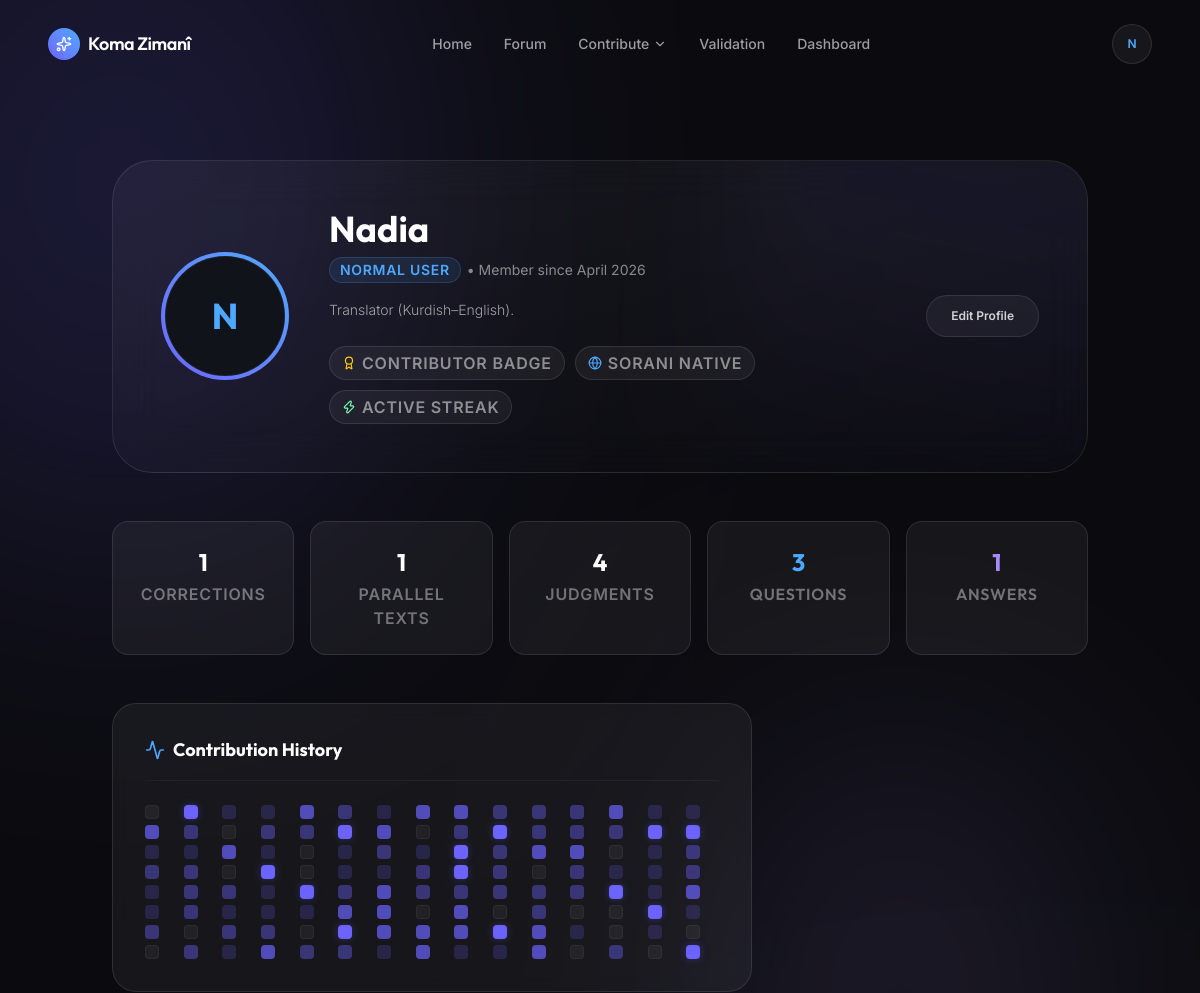
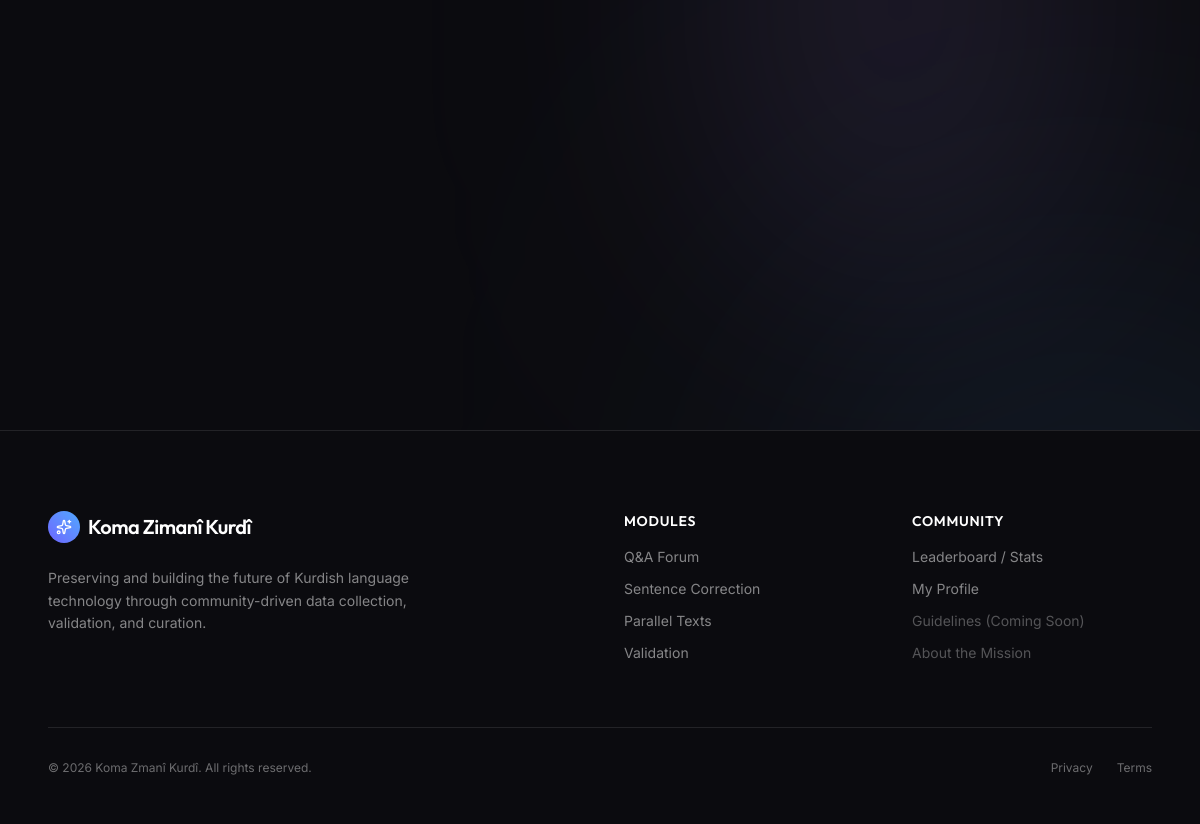
The page /accounts/profile/ (signed in) on the database its author committed (2 pictures, top to bottom).
### accounts/models.py (models this page shows, shortened)
class User(AbstractUser):
    ROLE_CHOICES = (
        ('normal_user', 'Normal User'),
        ('moderator', 'Moderator'),
        ('admin', 'Admin'),
    )
    role = models.CharField(max_length=20, choices=ROLE_CHOICES, default='normal_user')
    bio = models.TextField(blank=True, null=True, help_text="Short bio about the contributor")
    profile_image = models.ImageField(upload_to='profile_images/', blank=True, null=True)
    @property
    def is_moderator(self):
        return self.role in ['moderator', 'admin'] or self.is_staff or self.is_superuser
    @property
    def is_site_admin(self):
        return self.role == 'admin' or self.is_superuser

### accounts/views.py (the view)
# urls.py: path('profile/', views.profile, name='profile'),
@login_required
def profile(request):
    return render(request, 'accounts/profile.html', {'profile_user': request.user})

### templates/accounts/profile.html (shortened to what this page needs)
{% extends "base.html" %}
{% block content %}
    <div class="max-w-5xl mx-auto px-6 pt-16 pb-20">
        <div class="reveal-up relative rounded-[2.5rem] bg-gradient-to-br from-white/5 to-transparent border border-white/10 p-8 md:p-12 overflow-hidden mb-12 backdrop-blur-xl">
            <div class="absolute top-[-20%] right-[-10%] w-[50%] h-[150%] bg-gradient-to-b from-[#6C63FF]/10 to-transparent rotate-12 blur-3xl pointer-events-none"></div>
            <div class="relative z-10 flex flex-col md:flex-row items-center gap-10">
                <div class="w-32 h-32 rounded-full p-1 bg-gradient-to-tr from-[#6C63FF] to-[#4DA8FF] shrink-0">
                    <div class="w-full h-full rounded-full bg-[#11131A] flex items-center justify-center text-4xl overflow-hidden relative border border-white/5">
                        {% if profile_user.profile_image %}
                            <img src="{{ profile_user.profile_image.url }}" alt="{{ profile_user.username }}" class="w-full h-full object-cover" width="128" height="128">
                        {% else %}
                            <span class="font-outfit font-bold text-[#4DA8FF]">{{ profile_user.username|first|upper }}</span>
                        {% endif %}
                    </div>
                </div>
                <div class="flex-1 text-center md:text-left">
                    <h1 class="text-4xl font-outfit font-bold text-white mb-2">{{ profile_user.get_full_name|default:profile_user.username }}</h1>
                    <p class="text-white/50 text-sm font-sans mb-4 flex items-center justify-center md:justify-start gap-1.5">
                        <span class="px-2.5 py-0.5 rounded-full text-2xs font-semibold uppercase tracking-wider
                            {% if profile_user.role == 'admin' %}bg-red-500/10 border border-red-500/25 text-red-400{% elif profile_user.role == 'moderator' %}bg-emerald-500/10 border border-emerald-500/25 text-emerald-400{% else %}bg-[#4DA8FF]/10 border border-[#4DA8FF]/20 text-[#4DA8FF]{% endif %}">
                            {{ profile_user.get_role_display }}
                        </span>
                        • Member since {{ profile_user.date_joined|date:"F Y" }}
                    </p>
                    {% if profile_user.bio %}
                        <p class="text-white/60 text-sm leading-relaxed mb-6 font-sans font-light max-w-xl">{{ profile_user.bio }}</p>
                    {% else %}
                        <p class="text-white/30 text-xs italic mb-6 font-sans">No biography description set.</p>
                    {% endif %}
                    <div class="flex flex-wrap justify-center md:justify-start gap-2.5">
                        <span class="px-3 py-1 rounded-full bg-white/5 border border-white/10 text-2xs uppercase tracking-wider font-semibold text-white/50 flex items-center gap-1.5"><i data-lucide="award" class="text-yellow-400 w-3.5 h-3.5"></i> Contributor Badge</span>
                        <span class="px-3 py-1 rounded-full bg-white/5 border border-white/10 text-2xs uppercase tracking-wider font-semibold text-white/50 flex items-center gap-1.5"><i data-lucide="globe" class="text-[#4DA8FF] w-3.5 h-3.5"></i> Sorani Native</span>
                        <span class="px-3 py-1 rounded-full bg-white/5 border border-white/10 text-2xs uppercase tracking-wider font-semibold text-white/50 flex items-center gap-1.5"><i data-lucide="zap" class="text-[#7CFFB2] w-3.5 h-3.5"></i> Active Streak</span>
                    </div>
                </div>
                {% if request.user == profile_user %}
                    <div class="shrink-0">
                        <a href="{% url 'profile_edit' %}" class="px-6 py-3 rounded-full bg-white/5 text-white/80 border border-white/10 text-xs font-semibold hover:bg-white/10 transition-colors inline-block">
                            Edit Profile
                        </a>
                    </div>
                {% endif %}
            </div>
        </div>
        <div class="grid grid-cols-2 md:grid-cols-5 gap-4 mb-12 reveal-up">
            <div class="p-6 rounded-2xl bg-white/5 border border-white/10 text-center">
                <span class="text-2xl font-outfit font-bold text-white mb-1 block">{{ profile_user.correction_submissions.count }}</span>
                <span class="text-2xs uppercase text-white/40 tracking-wider font-semibold">Corrections</span>
            </div>
            <div class="p-6 rounded-2xl bg-white/5 border border-white/10 text-center">
                <span class="text-2xl font-outfit font-bold text-white mb-1 block">{{ profile_user.parallel_text_submissions.count }}</span>
                <span class="text-2xs uppercase text-white/40 tracking-wider font-semibold">Parallel Texts</span>
            </div>
            <div class="p-6 rounded-2xl bg-white/5 border border-white/10 text-center">
                <span class="text-2xl font-outfit font-bold text-white mb-1 block">{{ profile_user.judgment_submissions.count }}</span>
                <span class="text-2xs uppercase text-white/40 tracking-wider font-semibold">Judgments</span>
            </div>
            <div class="p-6 rounded-2xl bg-white/5 border border-white/10 text-center">
                <span class="text-2xl font-outfit font-bold text-[#4DA8FF] mb-1 block">{{ profile_user.questions.count }}</span>
                <span class="text-2xs uppercase text-white/40 tracking-wider font-semibold font-outfit">Questions</span>
            </div>
            <div class="p-6 rounded-2xl bg-white/5 border border-white/10 text-center">
                <span class="text-2xl font-outfit font-bold text-[#A78BFA] mb-1 block">{{ profile_user.answers.count }}</span>
                <span class="text-2xs uppercase text-white/40 tracking-wider font-semibold font-outfit">Answers</span>
            </div>
        </div>
        <div class="grid grid-cols-1 lg:grid-cols-3 gap-8">
            <div class="lg:col-span-2 flex flex-col gap-8">
                <div class="reveal-up p-8 rounded-3xl bg-white/5 border border-white/10 backdrop-blur-sm" data-delay="100">
                    <h3 class="text-lg font-outfit font-bold text-white mb-6 flex items-center gap-2 border-b border-white/5 pb-4">
                        <i data-lucide="activity" class="w-5 h-5 text-[#4DA8FF]"></i> Contribution History
                    </h3>
                    <div class="grid grid-cols-10 sm:grid-cols-15 gap-1.5" id="github-graph-container">
                    </div>
                </div>
            </div>
        </div>
    </div>
{% endblock content %}

### templates/base.html (shortened to what this page needs)
<!DOCTYPE html>
{% load static %}
<html lang="en">
<head>
    <link rel="stylesheet" href="{% static 'css/output.css' %}">
</head>
<body class="min-h-screen relative flex flex-col pt-24">
    <div class="fixed inset-0 overflow-hidden pointer-events-none z-[-1]">
        <div class="absolute top-[-10%] left-[-10%] w-[40%] h-[40%] bg-[#6C63FF] rounded-full mix-blend-screen filter blur-[150px] opacity-20 animate-pulse-slow"></div>
    </div>
    <nav id="navbar" class="fixed top-0 w-full z-50 transition-all duration-500 bg-transparent py-6">
        <div class="max-w-7xl mx-auto px-6 md:px-12 flex items-center justify-between">
            <a href="{% url 'home' %}" class="flex items-center gap-2 cursor-pointer group">
                <div class="w-8 h-8 rounded-full bg-gradient-to-tr from-[#6C63FF] to-[#4DA8FF] flex items-center justify-center group-hover:scale-110 transition-transform">
                    <i data-lucide="sparkles" class="text-white w-4 h-4"></i>
                </div>
                <span class="font-outfit font-semibold text-lg tracking-tight text-white">Koma Zimanî</span>
            </a>
            <div class="hidden md:flex items-center gap-8">
                <a href="{% url 'home' %}" class="nav-btn text-sm font-medium transition-colors hover:text-white {% if request.resolver_match.url_name == 'home' %}text-white font-semibold{% else %}text-white/60{% endif %}">Home</a>
                <a href="{% url 'question_list' %}" class="nav-btn text-sm font-medium transition-colors hover:text-white {% if 'forum' in request.path %}text-white font-semibold{% else %}text-white/60{% endif %}">Forum</a>
                <div class="relative dropdown-container">
                    <button class="flex items-center gap-1 nav-btn text-sm font-medium transition-colors hover:text-white {% if 'contribution' in request.path %}text-white font-semibold{% else %}text-white/60{% endif %}">
                        Contribute <i data-lucide="chevron-down" class="w-3.5 h-3.5"></i>
                    </button>
                </div>
                <a href="{% url 'validation_home' %}" class="nav-btn text-sm font-medium transition-colors hover:text-white {% if 'validation' in request.path %}text-white font-semibold{% else %}text-white/60{% endif %}">Validation</a>
                {% if user.is_authenticated %}
                    <a href="{% url 'dashboard' %}" class="nav-btn text-sm font-medium transition-colors hover:text-white {% if 'dashboard' in request.path %}text-white font-semibold{% else %}text-white/60{% endif %}">Dashboard</a>
                {% endif %}
            </div>
            <div class="flex items-center gap-4">
                {% if user.is_authenticated %}
                    <div class="relative dropdown-container">
                        <button class="w-10 h-10 rounded-full bg-white/5 border border-white/10 flex items-center justify-center hover:bg-white/10 hover:border-white/20 transition-all overflow-hidden focus:outline-none">
                            {% if user.profile_image %}
                                <img src="{{ user.profile_image.url }}" alt="Profile" class="w-full h-full object-cover" width="40" height="40" loading="lazy" decoding="async">
                            {% else %}
                                <span class="text-xs font-semibold text-[#4DA8FF]">{{ user.username|first|upper }}</span>
                            {% endif %}
                        </button>
                    </div>
                {% endif %}
            </div>
        </div>
    </nav>
    <main class="flex-1 w-full relative z-10">
        {% block content %}{% endblock content %}
    </main>
    <footer class="border-t border-white/10 bg-[#0B0B0F] pt-20 pb-12 mt-20 relative z-10">
        <div class="max-w-7xl mx-auto px-6 md:px-12">
            <div class="grid grid-cols-1 md:grid-cols-4 gap-12 mb-16">
                <div class="col-span-1 md:col-span-2">
                    <div class="flex items-center gap-2 mb-6">
                        <div class="w-8 h-8 rounded-full bg-gradient-to-tr from-[#6C63FF] to-[#4DA8FF] flex items-center justify-center">
                            <i data-lucide="sparkles" class="text-white w-4 h-4"></i>
                        </div>
                        <span class="font-outfit font-semibold text-xl tracking-tight text-white">Koma Zimanî Kurdî</span>
                    </div>
                    <p class="text-white/50 text-sm max-w-sm leading-relaxed">
                        Preserving and building the future of Kurdish language technology through community-driven data collection, validation, and curation.
                    </p>
                </div>
                <div>
                    <h4 class="text-white font-semibold text-sm tracking-wider uppercase mb-4 font-outfit">Modules</h4>
                    <ul class="space-y-3 text-sm text-white/50">
                        <li><a href="{% url 'question_list' %}" class="hover:text-white transition-colors">Q&A Forum</a></li>
                        <li><a href="{% url 'correct_this' %}" class="hover:text-white transition-colors">Sentence Correction</a></li>
                        <li><a href="{% url 'parallel_text' %}" class="hover:text-white transition-colors">Parallel Texts</a></li>
                        <li><a href="{% url 'validation_home' %}" class="hover:text-white transition-colors">Validation</a></li>
                    </ul>
                </div>
                <div>
                    <h4 class="text-white font-semibold text-sm tracking-wider uppercase mb-4 font-outfit">Community</h4>
                    <ul class="space-y-3 text-sm text-white/50">
                        {% if user.is_authenticated %}
                            <li><a href="{% url 'dashboard' %}" class="hover:text-white transition-colors">Leaderboard / Stats</a></li>
                            <li><a href="{% url 'profile' %}" class="hover:text-white transition-colors">My Profile</a></li>
                        {% endif %}
                        <li><span class="text-white/30 cursor-not-allowed">Guidelines (Coming Soon)</span></li>
                        <li><span class="text-white/30 cursor-not-allowed">About the Mission</span></li>
                    </ul>
                </div>
            </div>
            <div class="flex flex-col md:flex-row justify-between items-center pt-8 border-t border-white/10 text-xs text-white/40">
                <p>© 2026 Koma Zmanî Kurdî. All rights reserved.</p>
                <div class="flex gap-6 mt-4 md:mt-0">
                    <span class="hover:text-white transition-colors cursor-pointer">Privacy</span>
                    <span class="hover:text-white transition-colors cursor-pointer">Terms</span>
                </div>
            </div>
        </div>
    </footer>
</body>
</html>

### rows shown on the page
User: username|first "N", get_full_name "Nadia", role "NORMAL USER", date_joined "April 2026", bio "Translator (Kurdish–English).", correction_submissions.count "1", parallel_text_submissions.count "1", judgment_submissions.count "4", questions.count "3", answers.count "1"
